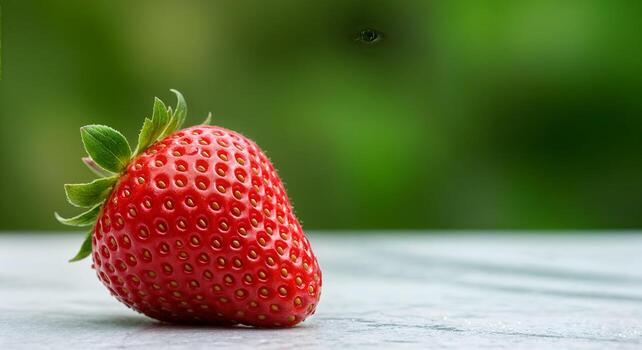
#> input picture Experiment3/image3.jpg, 642 x 350 px
$ python Experiment3.py
#> lines starting #> are read from the running program, lines starting #| are printed output that depends on the picture
# Experiment 3
# Image Enhancement using Contrast Stretching and Histogram Equalization

import cv2
import numpy as np
import matplotlib.pyplot as plt

# Load image in grayscale
image = cv2.imread("image3.jpg", 0)
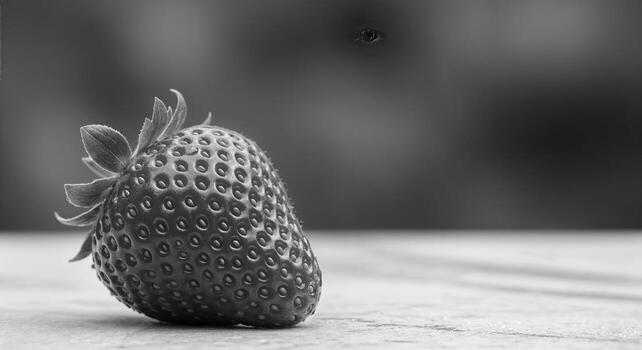
#> image: shape (350, 642); min 0, max 253, mean 110.1

# Check image
if image is None:
    print("Error: Image not found.")
    exit()

# -----------------------------------
# Contrast Stretching
# -----------------------------------
min_val = np.min(image)
#> min_val = 0
max_val = np.max(image)
#> max_val = 253

contrast_stretch = ((image - min_val) / (max_val - min_val) * 255).astype(np.uint8)

# -----------------------------------
# Histogram Equalization
# -----------------------------------
hist_equalized = cv2.equalizeHist(image)
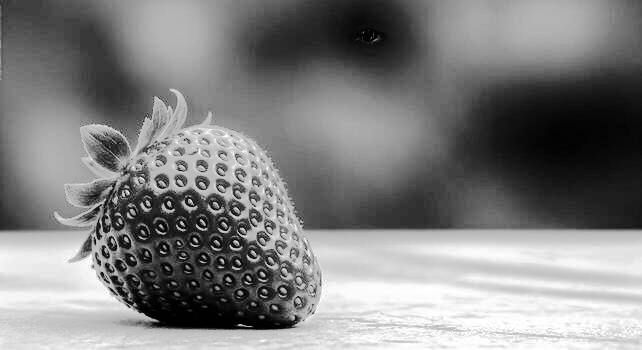
#> hist_equalized: shape (350, 642); min 0, max 255, mean 128.5

# -----------------------------------
# Display Images
# -----------------------------------
plt.figure(figsize=(12,8))

plt.subplot(2,3,1)
plt.imshow(image, cmap='gray')
plt.title("Original Image")
plt.axis("off")

plt.subplot(2,3,2)
plt.imshow(contrast_stretch, cmap='gray')
plt.title("Contrast Stretching")
plt.axis("off")

plt.subplot(2,3,3)
plt.imshow(hist_equalized, cmap='gray')
plt.title("Histogram Equalization")
plt.axis("off")

# -----------------------------------
# Histograms
# -----------------------------------
plt.subplot(2,3,4)
plt.hist(image.ravel(), 256, [0,256])
plt.title("Original Histogram")

plt.subplot(2,3,5)
plt.hist(contrast_stretch.ravel(), 256, [0,256])
plt.title("Contrast Stretch Histogram")

plt.subplot(2,3,6)
plt.hist(hist_equalized.ravel(), 256, [0,256])
plt.title("Equalized Histogram")

plt.tight_layout()
plt.show()
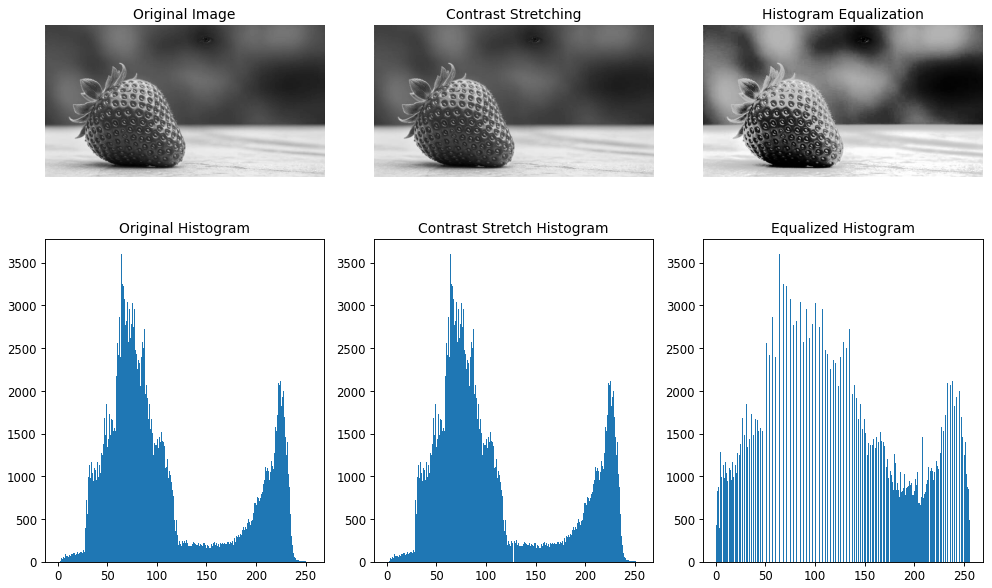
#> figure drawn by matplotlib, 6 panels; panel 4: tallest bar 3597 high, from x = 64 to 65; panel 5: tallest bar 3597 high, from x = 64 to 65; panel 6: tallest bar 3597 high, from x = 64 to 65

# -----------------------------------
# Explanation
# -----------------------------------
print("Contrast Stretching improves brightness range.")
print("Histogram Equalization redistributes intensity values.")
print("Both methods enhance image visibility and contrast.")
